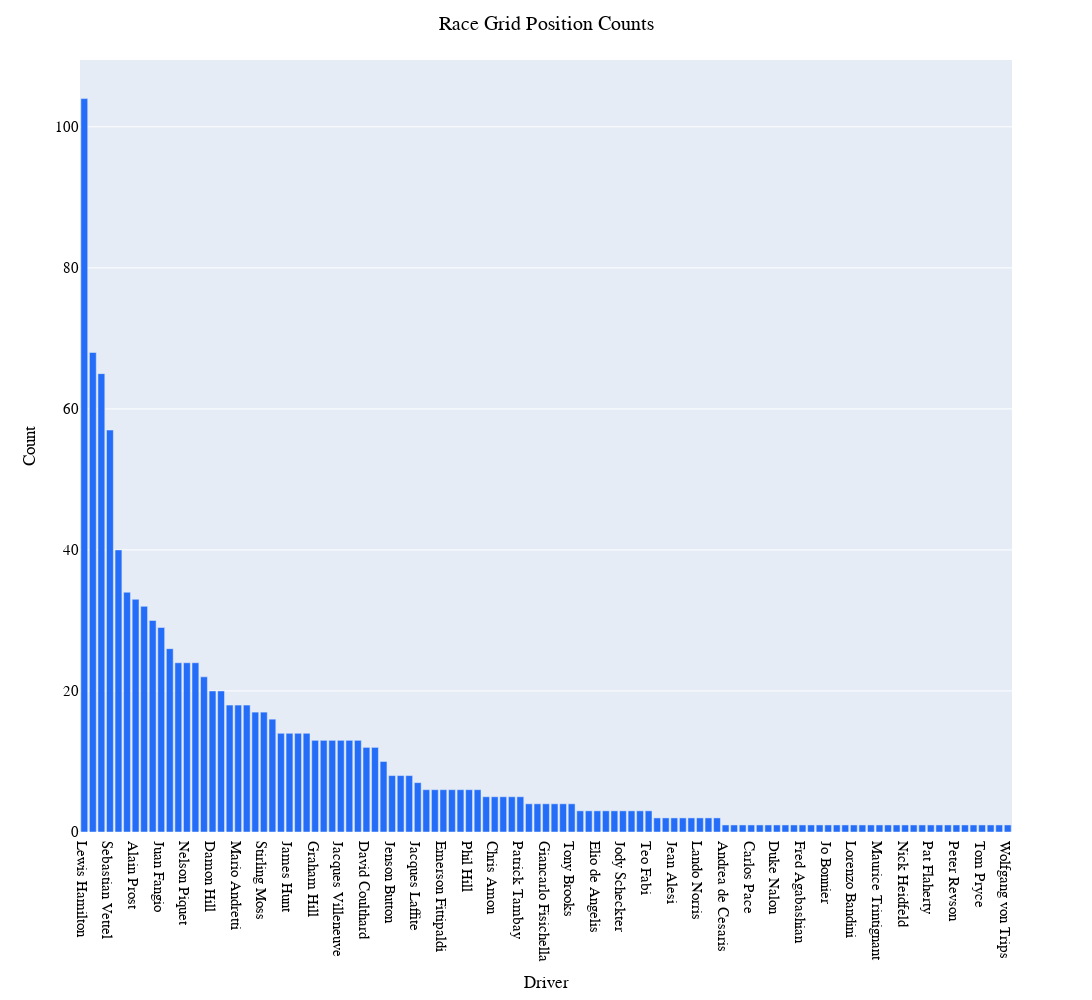

Here is the notebook cell this chart was saved with:
### Code cell
fig_lap_grid_pos=px.bar(grouped2_grid, 
           x="Driver", 
           y="Count", 
        #    facet_col='Position', facet_col_wrap=1, 
           height=1000,
           width=1800,
            color_discrete_map={
                 "HAM": "#6CD3BF",
                 "VER": "#3860C6",
                 "OCO": "#2293D1",
                 "NOR": "#F58020",
                 "MAG": "#B6BABD",
                 "ALB": "#37BEDD",
                 "BOT": "#C92D4B",
                 "LEC": "#F91536",
                 "VET": "#358C75",
                 "GAS": "#5E8FAA",
                 "RUS": "#6CD3BF",
                 "PER": "#3860C6",
                 "ALO": "#2293D1",
                 "RIC": "#F58020",
                 "MSC": "#B6BABD",
                 "LAT": "#37BEDD",
                 "ZHO": "#C92D4B",
                 "SAI": "#F91536",
                 "STR": "#358C75",
                 "TSU": "#5E8FAA"
                 }
        )
fig_lap_grid_pos.update_layout(
    hoverlabel=dict(
        bgcolor="white",
        font_size=16,
        font_family="PT Sans Narrow"
    ),
    title="Race Grid Position Counts",
    title_x=0.5,
    yaxis = dict(tickfont = dict(size=15)),
    xaxis = dict(tickfont = dict(size=15)),
    font=dict(
        family="PT Sans Narrow",
        size=14,
        color="Black"
    ),
    title_font_family="PT Sans Narrow"
)
fig_lap_grid_pos.update_traces(marker_color='#246DF8')

### Figure 1 — Plotly figure (JSON) as saved in the notebook; plotly's stock layout.template omitted (floating-point values rounded to 4 significant figures)
{"data": [{"alignmentgroup": "True", "hovertemplate": "Driver=%{x}<br>Count=%{y}<extra></extra>", "legendgroup": "", "marker": {"color": "#246DF8", "pattern": {"shape": ""}}, "name": "", "offsetgroup": "", "orientation": "v", "showlegend": false, "textposition": "auto", "type": "bar", "x": ["Lewis Hamilton", "Michael Schumacher", "Ayrton Senna", "Sebastian Vettel", "Max Verstappen", "Jim Clark", "Alain Prost", "Nigel Mansell", "Nico Rosberg", "Juan Fangio", "Mika Häkkinen", "Charles Leclerc", "Nelson Piquet", "Niki Lauda", "Fernando Alonso", "Damon Hill", "Valtteri Bottas", "Kimi Räikkönen", "Mario Andretti", "René Arnoux", "Jackie Stewart", "Stirling Moss", "Felipe Massa", "Alberto Ascari", "James Hunt", "Ronnie Peterson", "Rubens Barrichello", "Graham Hill", "Jack Brabham", "Jacky Ickx", "Jacques Villeneuve", "Juan Pablo Montoya", "Mark Webber", "David Coulthard", "Gerhard Berger", "Jochen Rindt", "Jenson Button", "John Surtees", "Riccardo Patrese", "Jacques Laffite", "Alan Jones", "Carlos Reutemann", "Emerson Fittipaldi", "Jean-Pierre Jabouille", "Nino Farina", "Phil Hill", "Ralf Schumacher", "Carlos Sainz", "Chris Amon", "Clay Regazzoni", "Keke Rosberg", "Patrick Tambay", "Didier Pironi", "George Russell", "Giancarlo Fisichella", "Jarno Trulli", "Mike Hawthorn", "Tony Brooks", "Dan Gurney", "Daniel Ricciardo", "Elio de Angelis", "Eugenio Castellotti", "Jean-Pierre Jarier", "Jody Scheckter", "José Froilán González", "Sergio Perez", "Teo Fabi", "Gilles Villeneuve", "Heinz-Harald Frentzen", "Jean Alesi", "Jo Siffert", "John Watson", "Lando Norris", "Michele Alboreto", "Stuart Lewis-Evans", "Andrea de Cesaris", "Bill Vukovich", "Bruno Giacomelli", "Carlos Pace", "Denny Hulme", "Dick Rathmann", "Duke Nalon", "Eddie Sachs", "Felice Bonetto", "Fred Agabashian", "Heikki Kovalainen", "Jack McGrath", "Jo Bonnier", "Johnny Thomson", "Lance Stroll", "Lorenzo Bandini", "Luigi Fagioli", "Luigi Villoresi", "Maurice Trintignant", "Mike Parkes", "Mike Spence", "Nick Heidfeld", "Nico Hülkenberg", "Pastor Maldonado", "Pat Flaherty", "Pat O'Connor", "Patrick Depailler", "Peter Revson", "Robert Kubica", "Thierry Boutsen", "Tom Pryce", "Vittorio Brambilla", "Walt Faulkner", "Wolfgang von Trips"], "xaxis": "x", "y": [104, 68, 65, 57, 40, 34, 33, 32, 30, 29, 26, 24, 24, 24, 22, 20, 20, 18, 18, 18, 17, 17, 16, 14, 14, 14, 14, 13, 13, 13, 13, 13, 13, 12, 12, 10, 8, 8, 8, 7, 6, 6, 6, 6, 6, 6, 6, 5, 5, 5, 5, 5, 4, 4, 4, 4, 4, 4, 3, 3, 3, 3, 3, 3, 3, 3, 3, 2, 2, 2, 2, 2, 2, 2, 2, 1, 1, 1, 1, 1, 1, 1, 1, 1, 1, 1, 1, 1, 1, 1, 1, 1, 1, 1, 1, 1, 1, 1, 1, 1, 1, 1, 1, 1, 1, 1, 1, 1, 1], "yaxis": "y"}], "layout": {"barmode": "relative", "font": {"color": "Black", "family": "PT Sans Narrow", "size": 14}, "height": 1000, "hoverlabel": {"bgcolor": "white", "font": {"family": "PT Sans Narrow", "size": 16}}, "legend": {"tracegroupgap": 0}, "margin": {"t": 60}, "title": {"font": {"family": "PT Sans Narrow"}, "text": "Race Grid Position Counts", "x": 0.5}, "width": 1800, "xaxis": {"anchor": "y", "domain": [0, 1], "tickfont": {"size": 15}, "title": {"text": "Driver"}}, "yaxis": {"anchor": "x", "domain": [0, 1], "tickfont": {"size": 15}, "title": {"text": "Count"}}}}
